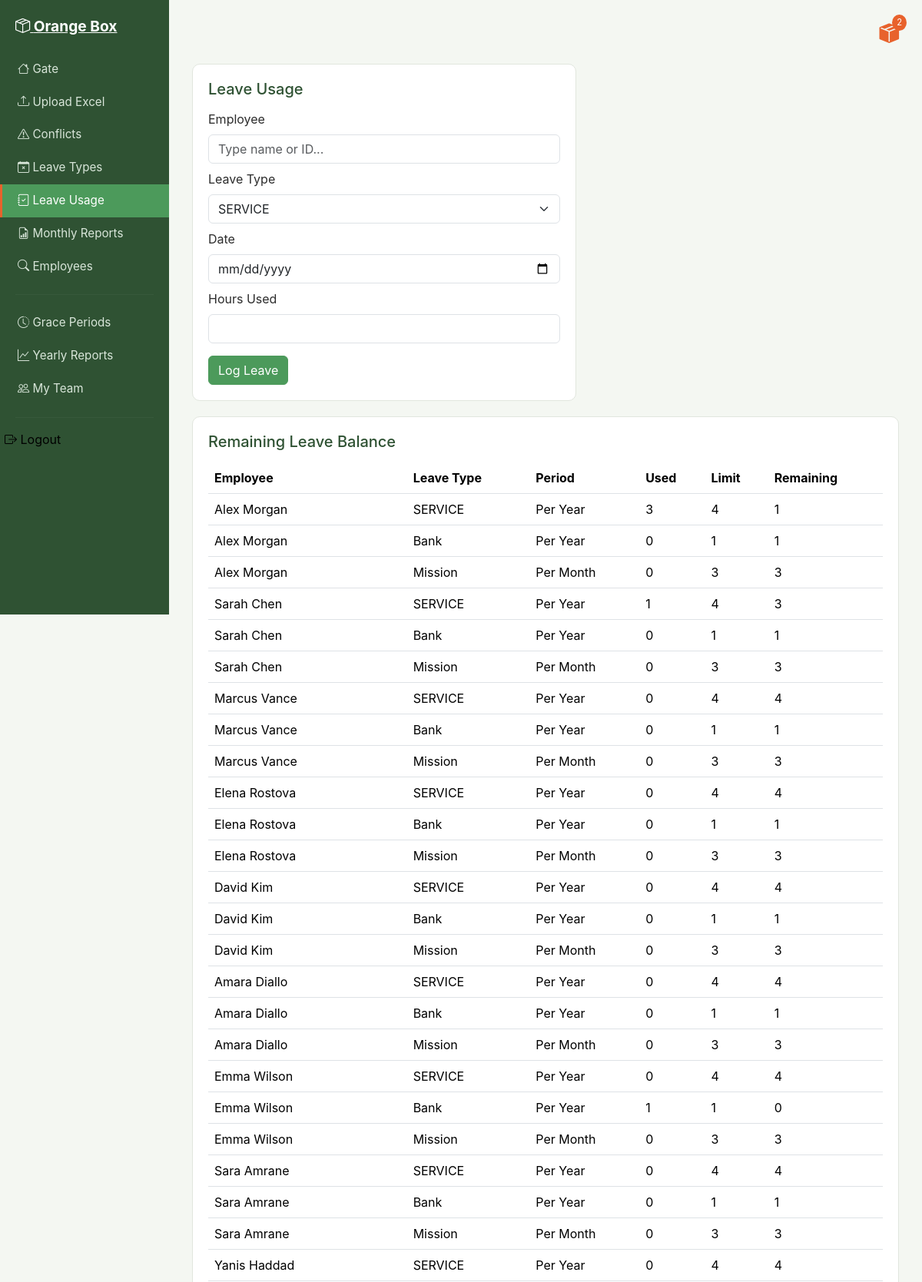
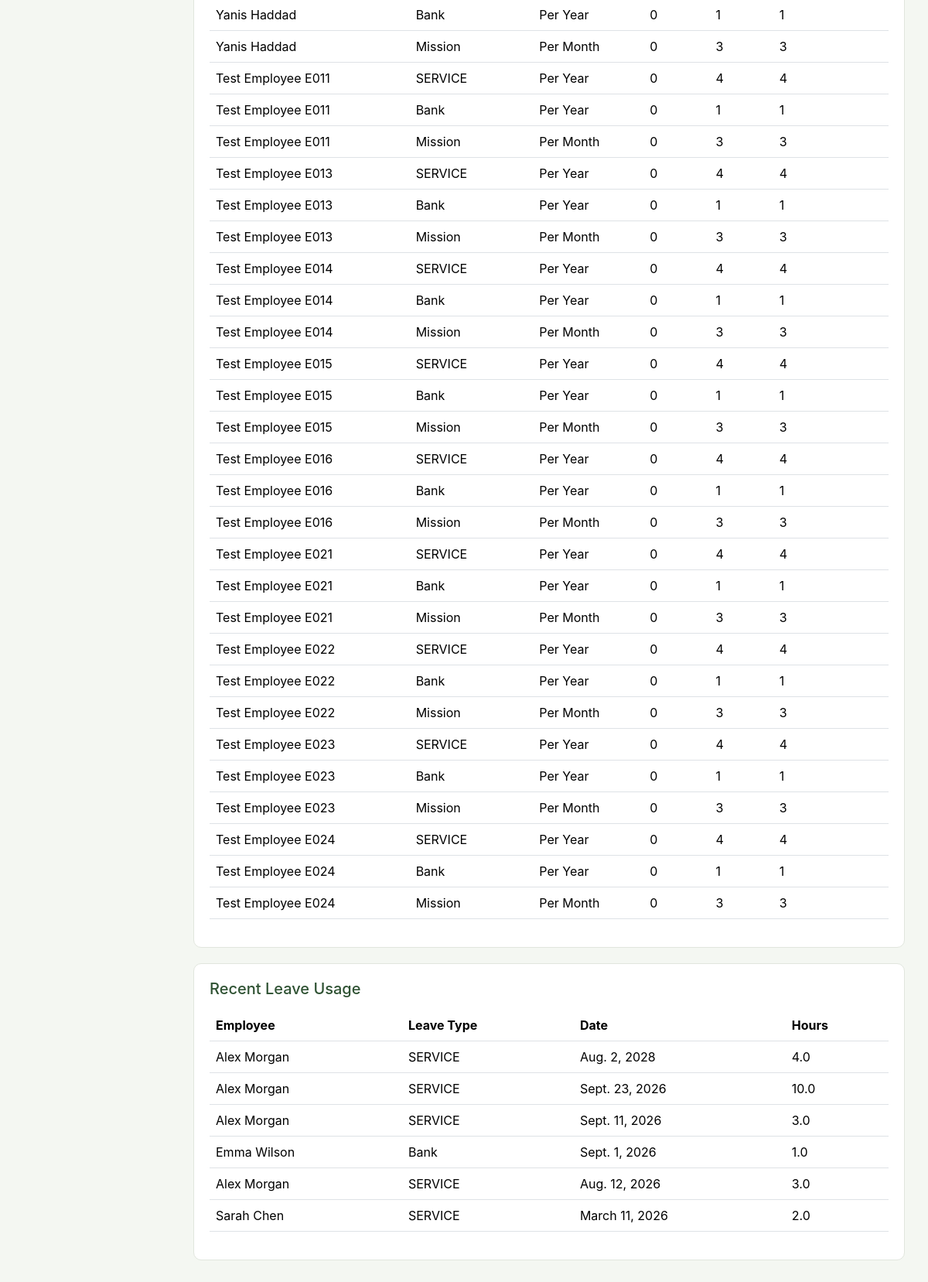
Screenshot of /leave-usage/ (signed in) with the database file from the repository (2 pictures, top to bottom).
### attendance/models.py (models this page shows, shortened)
class Employee(models.Model):
    employee_id = models.CharField(max_length=50, unique=True)
    name = models.CharField(max_length=150)
    sex = models.CharField(max_length=10, blank=True)
    birthday = models.DateField(null=True, blank=True)
    email = models.EmailField(unique=True, null=True, blank=True)
    phone_number = models.CharField(max_length=20, blank=True)
    department = models.ForeignKey(Department, on_delete=models.SET_NULL, null=True)
    date_added = models.DateTimeField(auto_now_add=True)

class Leaves(models.Model):
    name = models.CharField(max_length=100)
    description = models.TextField(blank=True)
    category = models.CharField(max_length=100)
    max_hours_allowed = models.FloatField()
    limit_per_period = models.IntegerField()
    period_type = models.CharField(max_length=10, choices=[('month', 'Per Month'), ('year', 'Per Year')], default='year')
    is_paid = models.BooleanField(default=False)

class LeaveUsage(models.Model):
    date = models.DateField()
    hours_used = models.FloatField()
    leave_type = models.ForeignKey(Leaves, on_delete=models.CASCADE)
    employee = models.ForeignKey(Employee, on_delete=models.CASCADE)

### attendance/views.py (the view, shortened to what this page needs)
# urls.py: path('leave-usage/', views.log_leave_usage, name='log_leave_usage'),
@login_required
def log_leave_usage(request):
    employees = Employee.objects.all()
    leaves = Leaves.objects.all()
    usages = LeaveUsage.objects.all().order_by('-date')
    today = datetime.now()
    balances = []
    for emp in employees:
        for leave in leaves:
            if leave.period_type == 'month':
                used_count = LeaveUsage.objects.filter(
                    employee=emp, leave_type=leave, date__year=today.year, date__month=today.month
                ).count()
            else:
                used_count = LeaveUsage.objects.filter(
                    employee=emp, leave_type=leave, date__year=today.year
                ).count()
            remaining = leave.limit_per_period - used_count
            balances.append({
                'employee': emp.name,
                'leave_type': leave.name,
                'used': used_count,
                'limit': leave.limit_per_period,
                'period': leave.get_period_type_display(),
                'remaining': remaining
            })
    return render(request, 'attendance/log_leave_usage.html', {
        'employees': employees,
        'leaves': leaves,
        'usages': usages,
        'balances': balances
    })

### attendance/context_processors.py (called while the page is built)
def notifications_context(request):
    if request.user.is_authenticated:
        unread = Notification.objects.filter(recipient=request.user, status='unread').order_by('-date')
        return {
            'unread_notifications': unread,
            'unread_count': unread.count()
        }
    return {'unread_notifications': [], 'unread_count': 0}

### attendance/templates/attendance/log_leave_usage.html (shortened to what this page needs)
{% extends 'attendance/base.html' %}
{% block content %}
<div class="ob-card" style="max-width:500px;">
    <h5>Leave Usage</h5>
    <form method="post">
        <div class="mb-2">
            <label class="form-label">Employee</label>
            <input type="text" id="employeeSearchBox" class="form-control" placeholder="Type name or ID..." autocomplete="off" required>
        </div>
        <div class="mb-2">
            <label class="form-label">Leave Type</label>
            <select name="leave_type" class="form-select" required>{% for leave in leaves %}<option value="{{ leave.id }}">{{ leave.name }}</option>{% endfor %}</select>
        </div>
        <div class="mb-2"><label class="form-label">Date</label><input type="date" name="date" class="form-control" required></div>
        <div class="mb-3"><label class="form-label">Hours Used</label><input type="number" step="0.1" name="hours_used" class="form-control" required></div>
        <button type="submit" class="btn btn-ob-save">Log Leave</button>
    </form>
</div>
<div class="ob-card">
    <h5>Remaining Leave Balance</h5>
    <table class="table table-ob">
        <thead><tr><th>Employee</th><th>Leave Type</th><th>Period</th><th>Used</th><th>Limit</th><th>Remaining</th></tr></thead>
        <tbody>
        {% for b in balances %}
        <tr><td>{{ b.employee }}</td><td>{{ b.leave_type }}</td><td>{{ b.period }}</td><td>{{ b.used }}</td><td>{{ b.limit }}</td><td>{{ b.remaining }}</td></tr>
        {% endfor %}
        </tbody>
    </table>
</div>
<div class="ob-card">
    <h5>Recent Leave Usage</h5>
    {% if usages %}
    <table class="table table-ob">
        <thead><tr><th>Employee</th><th>Leave Type</th><th>Date</th><th>Hours</th></tr></thead>
        <tbody>
        {% for usage in usages %}
        <tr><td>{{ usage.employee.name }}</td><td>{{ usage.leave_type.name }}</td><td>{{ usage.date }}</td><td>{{ usage.hours_used }}</td></tr>
        {% endfor %}
        </tbody>
    </table>
    {% else %}
    <div class="ob-empty-state"><i class="bi bi-check-circle" style="font-size:2rem;"></i><p>No leave usage logged yet.</p></div>
    {% endif %}
</div>
{% endblock %}

### static/css/style.css (style rules this page uses)
:root { --ob-bg: #f4f7f2; --ob-sidebar: #2f5233; --ob-sidebar-active: #4C9A5B; --ob-accent: #E8622C; --ob-accent-hover: #c94f20; --ob-green: #4C9A5B; --ob-yellow: #E8B93C; --ob-red: #D9534F; --ob-text: #2c2c2c; --ob-muted: #7a7a7a; --ob-card: #ffffff; --ob-border: #e1e6de; }
body { background-color: var(--ob-bg); color: var(--ob-text); font-family: -apple-system, "Segoe UI", Roboto, Arial, sans-serif; }
.ob-card { background-color: var(--ob-card); border: 1px solid var(--ob-border); border-radius: 10px; padding: 20px; margin-bottom: 20px; }
.ob-card h5 { margin-bottom: 15px; color: var(--ob-sidebar); }
.btn-ob-save { background-color: var(--ob-green); border-color: var(--ob-green); color: #fff; }
.table-ob thead { background-color: var(--ob-sidebar); color: #fff; }
.table-ob tbody tr:nth-child(odd) { background-color: #f9fbf8; }

### rows the page displays
Employee: employee "Alex Morgan" "Alex Morgan" "Alex Morgan"
Leaves: leave_type "SERVICE" "SERVICE" "SERVICE" "SERVICE" "SERVICE" "SERVICE" "SERVICE" "SERVICE" "SERVICE" "SERVICE" "SERVICE" "SERVICE" "SERVICE" "SERVICE" "SERVICE" "SERVICE" "SERVICE" "SERVICE"
Leaves: leave_type "Bank" "Bank" "Bank" "Bank" "Bank" "Bank" "Bank" "Bank" "Bank" "Bank" "Bank" "Bank" "Bank" "Bank" "Bank" "Bank" "Bank" "Bank"
Leaves: leave_type "Mission" "Mission" "Mission" "Mission" "Mission" "Mission" "Mission" "Mission" "Mission" "Mission" "Mission" "Mission" "Mission" "Mission" "Mission" "Mission" "Mission" "Mission"
Employee: employee "Sarah Chen" "Sarah Chen" "Sarah Chen"
Employee: employee "Marcus Vance" "Marcus Vance" "Marcus Vance"
Employee: employee "Elena Rostova" "Elena Rostova" "Elena Rostova"
Employee: employee "David Kim" "David Kim" "David Kim"
Employee: employee "Amara Diallo" "Amara Diallo" "Amara Diallo"
Employee: employee "Emma Wilson" "Emma Wilson" "Emma Wilson"
Employee: employee "Sara Amrane" "Sara Amrane" "Sara Amrane"
Employee: employee "Yanis Haddad" "Yanis Haddad" "Yanis Haddad"
Employee: employee "Test Employee E011" "Test Employee E011" "Test Employee E011"
Employee: employee "Test Employee E013" "Test Employee E013" "Test Employee E013"
Employee: employee "Test Employee E014" "Test Employee E014" "Test Employee E014"
Employee: employee "Test Employee E015" "Test Employee E015" "Test Employee E015"
Employee: employee "Test Employee E016" "Test Employee E016" "Test Employee E016"
Employee: employee "Test Employee E021" "Test Employee E021" "Test Employee E021"
Employee: employee "Test Employee E022" "Test Employee E022" "Test Employee E022"
Employee: employee "Test Employee E023" "Test Employee E023" "Test Employee E023"
Employee: employee "Test Employee E024" "Test Employee E024" "Test Employee E024"
LeaveUsage: employee.name "Alex Morgan", leave_type.name "SERVICE", date "Aug. 2, 2028", hours_used "4.0"
LeaveUsage: employee.name "Alex Morgan", leave_type.name "SERVICE", date "Sept. 23, 2026", hours_used "10.0"
LeaveUsage: employee.name "Alex Morgan", leave_type.name "SERVICE", date "Sept. 11, 2026", hours_used "3.0"
LeaveUsage: employee.name "Emma Wilson", leave_type.name "Bank", date "Sept. 1, 2026", hours_used "1.0"
LeaveUsage: employee.name "Alex Morgan", leave_type.name "SERVICE", date "Aug. 12, 2026", hours_used "3.0"
LeaveUsage: employee.name "Sarah Chen", leave_type.name "SERVICE", date "March 11, 2026", hours_used "2.0"

### other values shown
{{ unread_count }} "2"
{{ b.period }} "Per Year" "Per Year" "Per Month" "Per Year" "Per Year" "Per Month" "Per Year" "Per Year" "Per Month" "Per Year" "Per Year" "Per Month" "Per Year" "Per Year" "Per Month" "Per Year" "Per Year" "Per Month" "Per Year" "Per Year" "Per Month" "Per Year" "Per Year" "Per Month" "Per Year" "Per Year" "Per Month" "Per Year" "Per Year" "Per Month" "Per Year" "Per Year" "Per Month" "Per Year" "Per Year" "Per Month" "Per Year" "Per Year" "Per Month" "Per Year" "Per Year" "Per Month" "Per Year" "Per Year" "Per Month" "Per Year" "Per Year" "Per Month" "Per Year" "Per Year" "Per Month" "Per Year" "Per Year" "Per Month"
{{ b.used }} "3" "0" "0" "1" "0" "0" "0" "0" "0" "0" "0" "0" "0" "0" "0" "0" "0" "0" "0" "1" "0" "0" "0" "0" "0" "0" "0" "0" "0" "0" "0" "0" "0" "0" "0" "0" "0" "0" "0" "0" "0" "0" "0" "0" "0" "0" "0" "0" "0" "0" "0" "0" "0" "0"
{{ b.limit }} "4" "1" "3" "4" "1" "3" "4" "1" "3" "4" "1" "3" "4" "1" "3" "4" "1" "3" "4" "1" "3" "4" "1" "3" "4" "1" "3" "4" "1" "3" "4" "1" "3" "4" "1" "3" "4" "1" "3" "4" "1" "3" "4" "1" "3" "4" "1" "3" "4" "1" "3" "4" "1" "3"
{{ b.remaining }} "1" "1" "3" "3" "1" "3" "4" "1" "3" "4" "1" "3" "4" "1" "3" "4" "1" "3" "4" "0" "3" "4" "1" "3" "4" "1" "3" "4" "1" "3" "4" "1" "3" "4" "1" "3" "4" "1" "3" "4" "1" "3" "4" "1" "3" "4" "1" "3" "4" "1" "3" "4" "1" "3"
form field leave_type "SERVICE"
